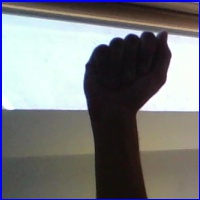
#> input picture Projeto/A_test.jpg, 200 x 200 px, found by its file name
$ jupyter execute --allow-errors projetoML.ipynb   (shell and % lines are left out)
#> lines starting #> are read from the running program, lines starting #| are printed output that depends on the picture; after the words box and inside, x2 and y2 are one past the last pixel; in counts of white or black regions, pixels touching at a corner belong together
[cell 1]
# opencv-python-headless

[cell 2]
# [15 lines of commented-out code are left out]

[cell 3]
from PIL import Image
import numpy as np
from rembg import remove

[cell 4]
# Caminho da imagem de entrada e saída
original = Image.open('/content/A_test.jpg')
#> original is the input picture: PIL image 200x200 RGB; mean R, G, B 120.8, 121.8, 123.9
#> (the rest of this cell did not finish here and is left out)

[cell 5]
from PIL import Image, ImageOps, ImageFilter, ImageChops, ImageEnhance

# Carregue a imagem original
original = Image.open('/content/A_test.jpg')

# Técnica 1: Redimensionamento
largura = 300
altura = 200
redimensionada = original.resize((largura, altura))
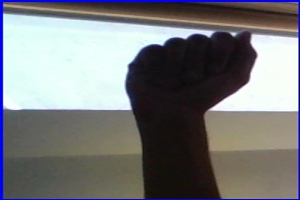
#> redimensionada: PIL image 300x200 RGB; mean R, G, B 120.8, 121.8, 123.8
redimensionada.save("/content/A_test_redimensionada.jpg")

# Técnica 2: Normalização (ajustar os valores para a faixa [0, 1])
normalizada = ImageOps.autocontrast(original)
normalizada.save("/content/A_test_normalizada.jpg")

# Técnica 3: Equalização de Histograma
equalizada = ImageOps.equalize(original)
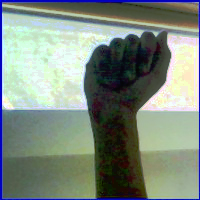
#> equalizada: PIL image 200x200 RGB; mean R, G, B 127.2, 139.5, 128.9
equalizada.save("/content/A_test_equalizada.jpg")

# Técnica 4: Filtragem (Filtro de Mediana)
filtrada_media = original.filter(ImageFilter.MedianFilter(size=3))
filtrada_media.save("/content/A_test_filtrada_media.jpg")

# Técnica 5: Binarização
limiar = 128
binarizada = ImageOps.grayscale(original).point(lambda x: 0 if x < limiar else 255, 'L')
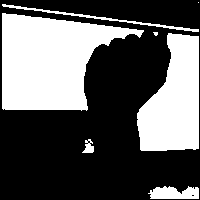
#> binarizada: PIL image 200x200 L; 37.3% white; 7 white regions (2 under 20 px), largest, box (x1, y1, x2, y2) and area: (2, 13, 144, 111) 8599, (137, 33, 199, 151) 5187, (148, 186, 199, 199) 518, (2, 4, 199, 32) 483, (82, 139, 94, 153) 100
binarizada.save("/content/A_test_binarizada.jpg")

# Técnica 6: Segmentação
# (Esta técnica geralmente requer informações adicionais sobre como segmentar)
# segmentada = ...

# Técnica 7: Remoção de Ruído (Filtro de Mediana)
removida_ruido = original.filter(ImageFilter.MedianFilter(size=3))
removida_ruido.save("/content/A_test_removida_ruido.jpg")

# Técnica 8: Rotação e Corte
angulo = 30
x1, y1, x2, y2 = 50, 50, 200, 200
rotacionada_cortada = original.rotate(angulo).crop((x1, y1, x2, y2))
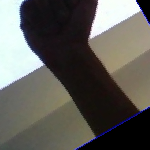
#> rotacionada_cortada: PIL image 150x150 RGB; mean R, G, B 95, 93.3, 88.2
rotacionada_cortada.save("/content/A_test_rotacionada_cortada.jpg")

# Técnica 9: Transformações Geométricas
# (Esta técnica depende da transformação específica necessária)

# Técnica 10: Mudança de Espaço de Cores (para escala de cinza)
escala_de_cinza = original.convert('L')
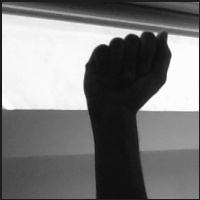
#> escala_de_cinza: PIL image 200x200 L; min 11, max 254, mean 121.8
escala_de_cinza.save("/content/A_test_escala_de_cinza.jpg")

# Técnica 11: Detecção de Bordas
bordas = original.filter(ImageFilter.FIND_EDGES)
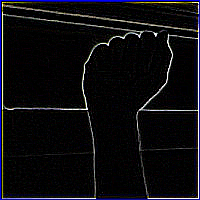
#> bordas: PIL image 200x200 RGB; mean R, G, B 12.4, 12, 15.6
bordas.save("/content/A_test_bordas.jpg")

# Técnica 12: Preenchimento de Lacunas
# (Esta técnica geralmente requer informações adicionais)

# Técnica 13: Realce de Características
fator = 2.0
realcada = ImageEnhance.Contrast(original).enhance(fator)
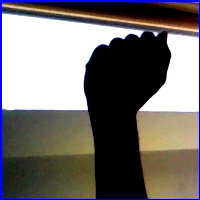
#> realcada: PIL image 200x200 RGB; mean R, G, B 116.1, 111.6, 110.9
realcada.save("/content/A_test_realcada.jpg")

# Técnica 14: Alinhamento
# (Esta técnica depende do método de alinhamento necessário)

# Técnica 15: Correção de Iluminação
corrigida_iluminacao = ImageOps.autocontrast(original)
corrigida_iluminacao.save("/content/A_test_corrigida_iluminacao.jpg")

# Técnica 16: Eliminação de Fundo
# (Esta técnica já foi aplicada anteriormente)

# Técnica 17: Aprimoramento de Textura
aprimorada_textura = original.filter(ImageFilter.EDGE_ENHANCE)
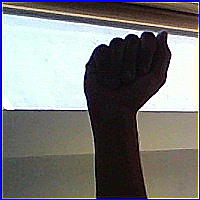
#> aprimorada_textura: PIL image 200x200 RGB; mean R, G, B 122, 122.5, 121.7
aprimorada_textura.save("/content/A_test_aprimorada_textura.jpg")
